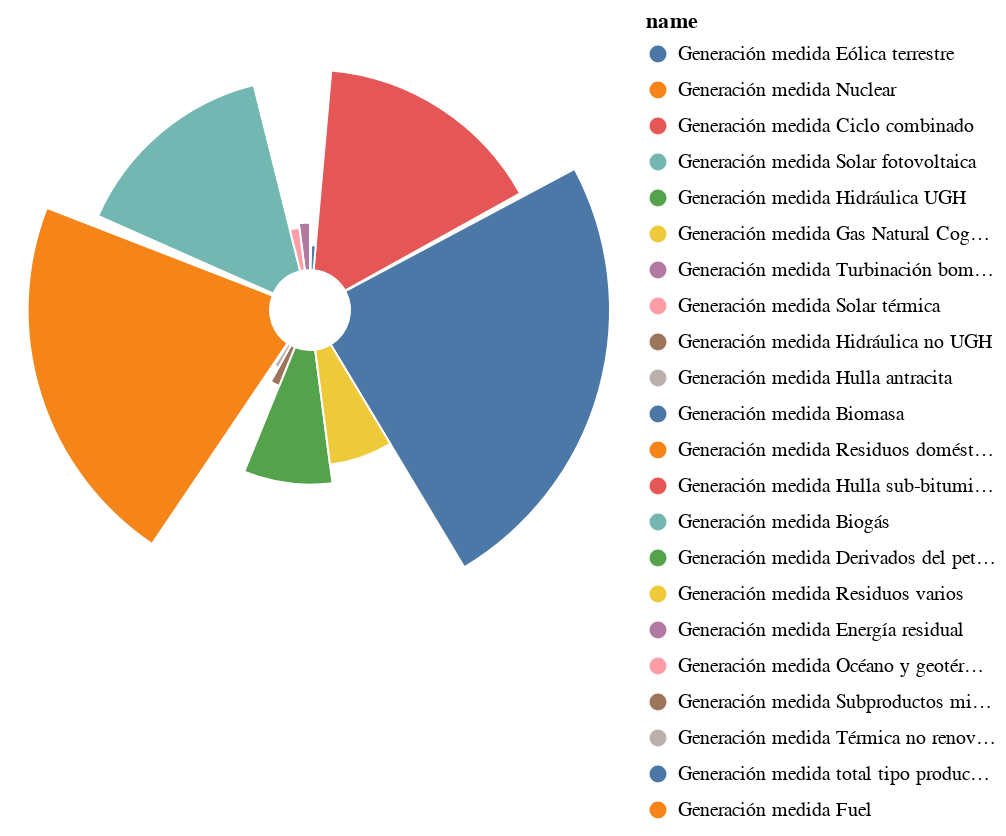

The code cell stored with this chart in its notebook:
### Code cell
selection = alt.selection_point(fields=['name'], bind='legend')

base = alt.Chart(df_aux).encode(
    alt.Theta("sum(value):Q", sort=df_aux['name'].to_list()).stack(True),
    alt.Radius("sum(value)").scale(type="sqrt", zero=True),
    color=alt.Color("name:N", sort=alt.EncodingSortField(field="value", order="descending")),
    #color="name:N",
    opacity=alt.condition(selection, alt.value(1), alt.value(0.2))
).add_params(selection)

c = base.mark_arc(innerRadius=20, stroke="#fff")

#c2 = base.mark_text(radiusOffset=10).encode(text="name")

c

### Figure 1 — Vega-Lite specification as saved in the notebook (floating-point values rounded to 4 significant figures)
{"config": {"view": {"continuousWidth": 300, "continuousHeight": 300}}, "data": {"name": "data-a54919f8628f87a0190e7c4bfafb880f"}, "mark": {"type": "arc", "innerRadius": 20, "stroke": "#fff"}, "encoding": {"color": {"field": "name", "sort": {"field": "value", "order": "descending"}, "type": "nominal"}, "opacity": {"condition": {"param": "param_454", "value": 1}, "value": 0.2}, "radius": {"aggregate": "sum", "field": "value", "scale": {"type": "sqrt", "zero": true}, "type": "quantitative"}, "theta": {"aggregate": "sum", "field": "value", "sort": ["Generación medida Eólica terrestre", "Generación medida Nuclear", "Generación medida Ciclo combinado", "Generación medida Solar fotovoltaica", "Generación medida Hidráulica UGH", "Generación medida Gas Natural Cogeneración", "Generación medida Turbinación bombeo", "Generación medida Solar térmica", "Generación medida Hidráulica no UGH", "Generación medida Hulla antracita", "Generación medida Biomasa", "Generación medida Residuos domésticos y similares", "Generación medida Hulla sub-bituminosa", "Generación medida Biogás", "Generación medida Derivados del petróleo ó carbón", "Generación medida Residuos varios", "Generación medida Energía residual", "Generación medida Océano y geotérmica", "Generación medida Subproductos minería", "Generación medida Térmica no renovable", "Generación medida total tipo producción", "Generación medida Fuel"], "stack": true, "type": "quantitative"}}, "params": [{"name": "param_454", "select": {"type": "point", "fields": ["name"]}, "bind": "legend"}], "$schema": "https://vega.github.io/schema/vega-lite/v5.20.1.json", "datasets": {"data-a54919f8628f87a0190e7c4bfafb880f": [{"name": "Generación medida Eólica terrestre", "value": 61080000.0}, {"name": "Generación medida Nuclear", "value": 54120000.0}, {"name": "Generación medida Ciclo combinado", "value": 39200000.0}, {"name": "Generación medida Solar fotovoltaica", "value": 36480000.0}, {"name": "Generación medida Hidráulica UGH", "value": 20690000.0}, {"name": "Generación medida Gas Natural Cogeneración", "value": 16530000.0}, {"name": "Generación medida Turbinación bombeo", "value": 5185000.0}, {"name": "Generación medida Solar térmica", "value": 4673000.0}, {"name": "Generación medida Hidráulica no UGH", "value": 4547000.0}, {"name": "Generación medida Hulla antracita", "value": 2933000.0}, {"name": "Generación medida Biomasa", "value": 2865000.0}, {"name": "Generación medida Residuos domésticos y similares", "value": 1411000.0}, {"name": "Generación medida Hulla sub-bituminosa", "value": 869400.0}, {"name": "Generación medida Biogás", "value": 697400.0}, {"name": "Generación medida Derivados del petróleo ó carbón", "value": 658700.0}, {"name": "Generación medida Residuos varios", "value": 468000.0}, {"name": "Generación medida Energía residual", "value": 17840.0}, {"name": "Generación medida Océano y geotérmica", "value": 11410.0}, {"name": "Generación medida Subproductos minería", "value": 4715.0}, {"name": "Generación medida Térmica no renovable", "value": 829.5}, {"name": "Generación medida total tipo producción", "value": 0.0}, {"name": "Generación medida Fuel", "value": -0.002}]}}
